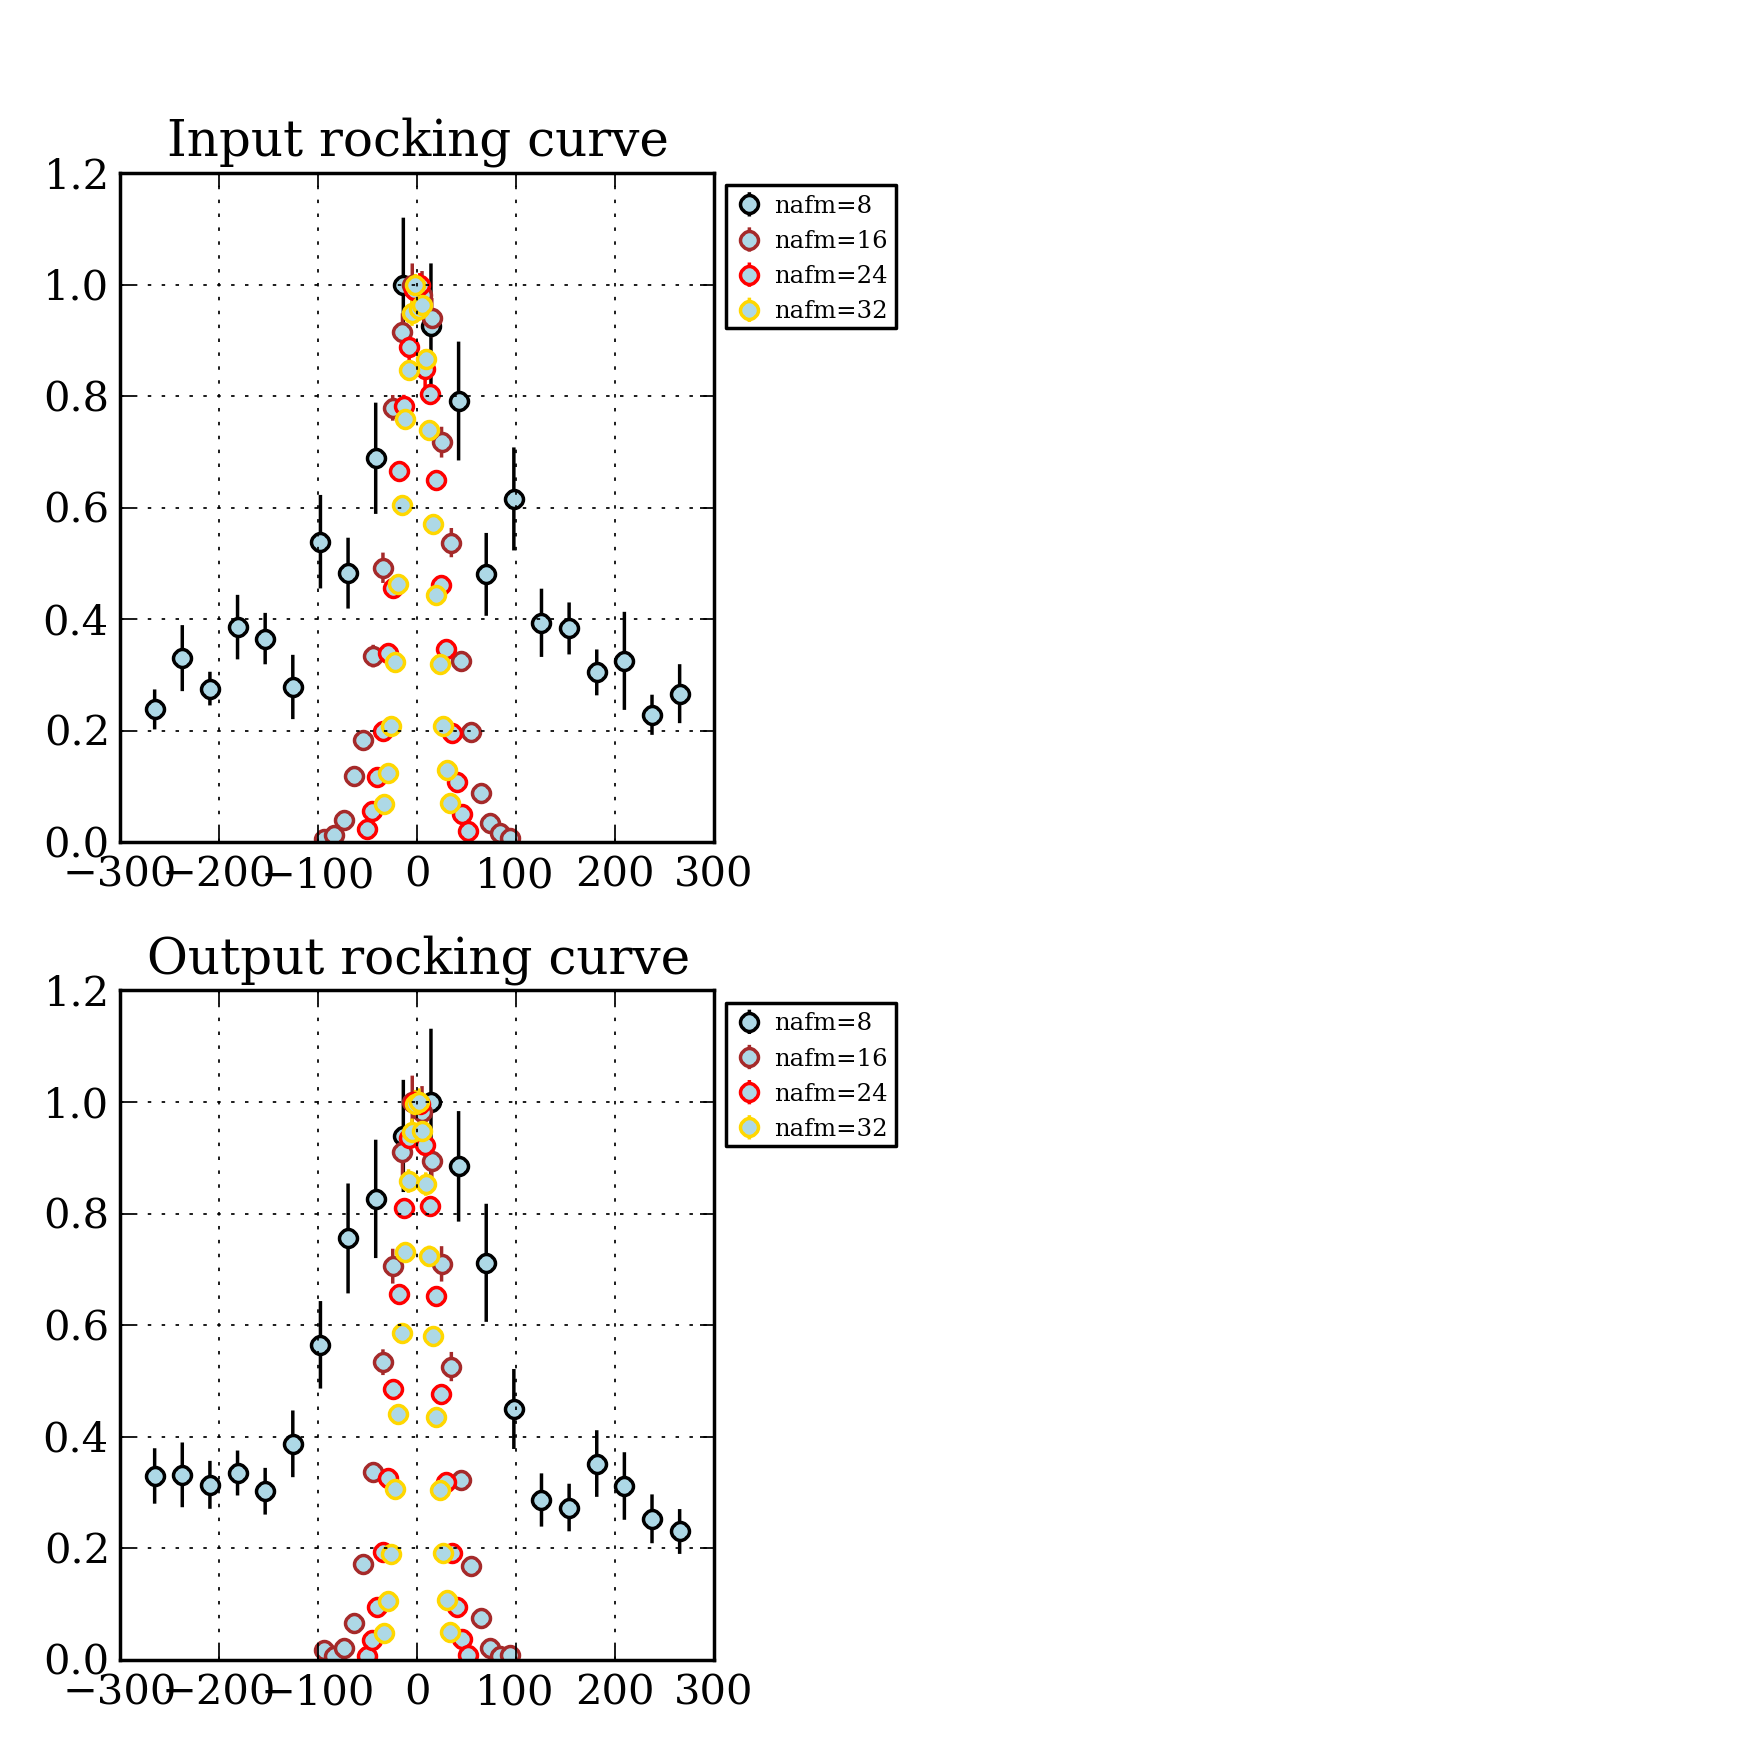

Source code (Python):
import numpy as np
import vec3
import pylab


import braggvectors as bv
import afm

 
N = 40 

import matplotlib.pyplot as plt
import matplotlib
from matplotlib import rc
rc('font',**{'family':'serif'})
cols = 2
rows = 2
figure = plt.figure(figsize=(7.,7.))
#figure.suptitle('Bragg')
gs = matplotlib.gridspec.GridSpec( rows,cols, wspace=0.6, hspace=0.42)

axinp = plt.subplot( gs[ 0,0] )
axinp.set_title("Input rocking curve")
axout = plt.subplot( gs[ 1,0] )
axout.set_title("Output rocking curve")

def plotRock(ax, xdat, ydat, yerrdat, labelstr, lc, fc):
    xdat = np.array(xdat)
    ydat = np.array(ydat)
    ydat = ydat - 1.
    yerrdat = np.array(yerrdat)
    norm = ydat.max()
    ax.errorbar( xdat, ydat/norm, yerr=yerrdat/norm, \
               capsize=0., elinewidth = 1. ,\
               fmt='.', ecolor=lc, mec=fc, \
               mew=1., ms=5.,\
               marker='o', mfc='lightblue', \
               label=labelstr) 
 
lc = [ 'black', 'brown', 'red', 'gold', 'limegreen', 'blue', 'purple', 'gray']
fc = [ 'black', 'brown', 'red', 'gold', 'limegreen', 'blue', 'purple', 'gray']
nc = len(lc)

#nafms=[2,4,6,7,8,9,10,12,16,20,24,32,34,38]
nafms=[8,16,24,32]
for i,nafm in enumerate(nafms): 
    A1 = afm.crystal(N, nafm, bv.l1064/2, (bv.kin,bv.kA1))
    A2 = afm.crystal(N, nafm, bv.l1064/2, (bv.kin,bv.kA2))
    Npts = 20 # was 20
    inangles = np.linspace(-6000./nafm**1.5,6000./nafm**1.5,Npts)
    outangles = np.linspace(-6000./nafm**1.5,6000./nafm**1.5,Npts)

    inrock =[]
    inrockerr = []
    for angle in inangles:
        A1.set_kvectors( bv.kinput(angle), bv.kA1, bv.kipol ) 
        A2.set_kvectors( bv.kinput(angle), bv.kA2, bv.kipol ) 
        Nr = 20
        sig =  A2.sigma_coh_det( Nr, 0., 0.) / A1.sigma_coh_det( Nr, 0., 0.) 
        inrock.append( sig.nominal_value) 
        inrockerr.append( sig.std_dev)
    plotRock(axinp, inangles, inrock, inrockerr, 'nafm=%d'%nafm, lc[i%nc], fc[i%nc])

    outrock =[]
    outrockerr =[]
    for angle in outangles:
        A1.set_kvectors( bv.kin, bv.kA1, bv.kipol ) 
        A2.set_kvectors( bv.kin, bv.koutput(angle), bv.kipol ) 
        Nr = 20
        sig = A2.sigma_coh_det( Nr, 0., 0.) / A1.sigma_coh_det( Nr, 0., 0.) 
        outrock.append( sig.nominal_value)
        outrockerr.append( sig.std_dev)
    plotRock(axout, outangles, outrock, outrockerr, 'nafm=%d'%nafm, lc[i%nc], fc[i%nc])


axinp.grid()
axout.grid()


axinp.legend(bbox_to_anchor=(1.0,1.0),loc='upper left',numpoints=1,prop={'size':7}, \
           handlelength=1.1,handletextpad=0.5)
axout.legend(bbox_to_anchor=(1.0,1.0),loc='upper left',numpoints=1,prop={'size':7}, \
           handlelength=1.1,handletextpad=0.5)

gs.tight_layout(figure, rect=[0,0.0,0.82,0.96])
outfile = 'Rocking.png'
figure.savefig(outfile, dpi=250)
        







